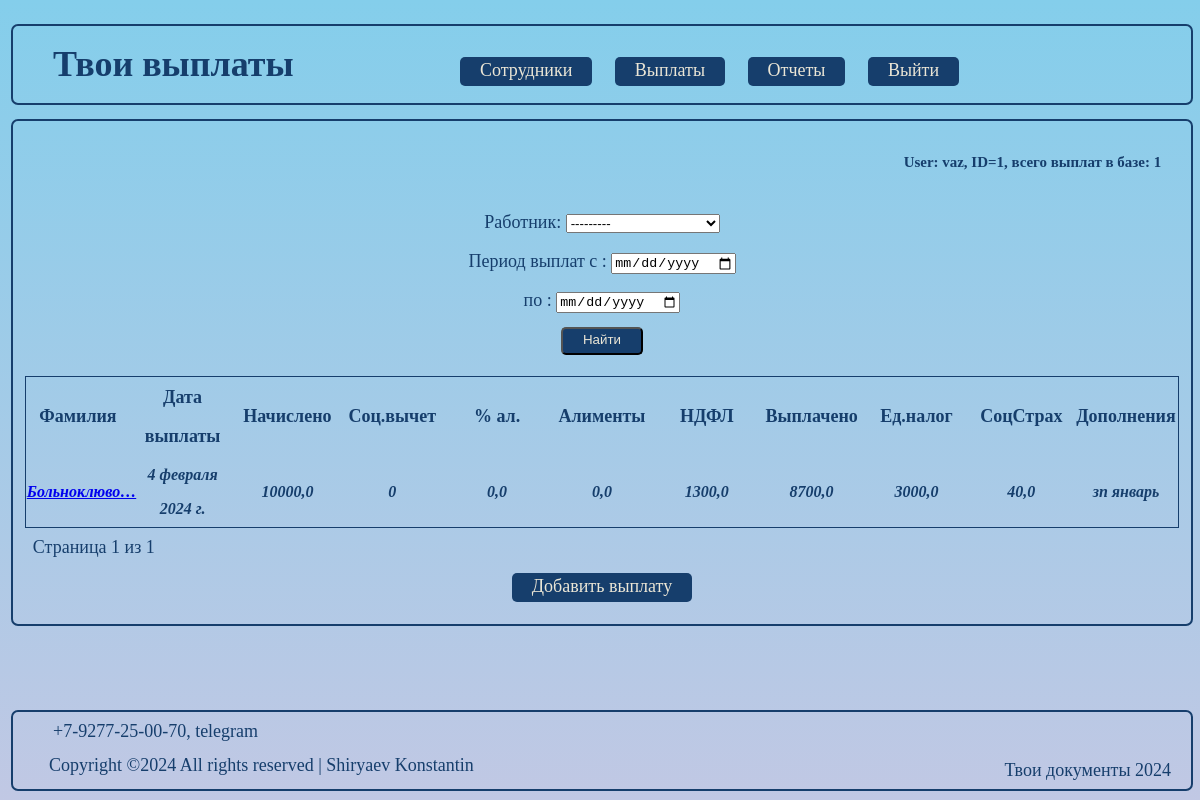
The app's page /charge (signed in) with its own data.
### taxes/models.py (models this page shows, shortened)
class Accruals_and_taxes(models.Model):
    worker = models.ForeignKey(Staff, on_delete=models.CASCADE, verbose_name='Работник')
    payment_date = models.DateField(verbose_name='Дата выплаты')
    reporting_date = models.DateField(verbose_name='Дата начисления', default=default_datetime, blank= True,null=True)
    accrued = models.FloatField(verbose_name='Начислено')
    alimony = models.FloatField(default=0, verbose_name='Алименты в %')
    description = models.TextField(blank=True, verbose_name='Описание')
    class Meta:
        verbose_name = 'Начисления'
    def social_deductions(self):
        dependents = self.worker.dependents
        if dependents <= 2:
            return dependents * 1400
        elif dependents >= 3:
            return 2800 + (3000 * int(dependents - 2))
        else:
            return dependents == 0
    def income_tax(self):
        accrued = self.accrued
        social_deductions = self.social_deductions()
        return (accrued - social_deductions) * 0.13
    def alimony_tax(self):
        accrued = self.accrued
        alimony = self.alimony
        return accrued * alimony * 0.01
    def salary(self):
        accrued = self.accrued
        alimony_tax = self.alimony_tax()
        income_tax = self.income_tax()
        return accrued - (alimony_tax + income_tax)
    def single_tax(self):
        accrued = self.accrued
        return accrued * 0.3
    def injury_insurance(self):
        accrued = self.accrued
        return accrued * 0.004
    class Meta:
        verbose_name = 'Выплата'
        verbose_name_plural = 'Выплаты'

class Staff(models.Model):
    author = models.ForeignKey(User, on_delete=models.CASCADE, verbose_name='Компания')
    surname = models.CharField(max_length=24, verbose_name='Фамилия')
    name = models.CharField(max_length=24, verbose_name='Имя')
    patronimic = models.CharField(max_length=24, blank=True, verbose_name='Отчество')
    ITN = models.PositiveBigIntegerField(unique=True, validators=[MaxValueValidator(999999999999)], verbose_name='ИНН')
    post = models.CharField(max_length=24, verbose_name='Должность')
    dependents = models.IntegerField(default=0, verbose_name='Иждивенцы')
    employment_date = models.DateField(null=True, verbose_name='Дата приёма')
    description = models.TextField(max_length=150, blank=True, verbose_name='Описание')
    class Meta:
        ordering = ['surname']
        indexes = [
            models.Index(fields=['surname']),
            ]
        verbose_name = 'Сотрудники'
        verbose_name_plural = 'Персонал'
    def __str__(self):
        return f'{self.surname} {self.name}'

### taxes/views.py (the view)
# urls.py: path('charge', Pay_and_ChargesList.as_view(queryset=Accruals_and_taxes.objects.all().order_by('payment_date', 'worker')), name='charge'),
class Pay_and_ChargesList(LoginRequiredMixin, ListView):
    model = Accruals_and_taxes
    template_name = 'pay_charges/pay_and_charges.html'
    context_object_name = 'accruals_and_taxes'
    filter_class = ChargesFilter
    paginate_by = 3
    def get_context_data(self, **kwargs):
        context = super().get_context_data(**kwargs)
        context['filter'] = ChargesFilter(self.request.GET, queryset=self.get_queryset())
        return context
    def get_queryset(self):
        self.filter = self.filter_class(self.request.GET, super().get_queryset())
        return self.filter.qs.all()

### taxes/templates/pay_charges/pay_and_charges.html
{% extends 'flatpages/default.html' %}
{% block content %}
<h5 class="title_1">User: {{ request.user.username }}, ID={{ request.user.id }}, всего выплат в базe: {{ paginator.count }}</h5>
   {% if accruals_and_taxes %}
<div class="search_1">
<form class="search-doc" method="GET">
 {{ filter.form }}
<div class="d-grid gap-3 col-3 btn-wrapper">
    <input type="submit" class="btn" value="Найти">
</div>
</form>
</div>
    <table class="table_blur">
        <thead>
           <tr>
               <th scope="col">Фамилия</th>
               <th scope="col">Дата выплаты</th>
               <th scope="col">Начислено</th>
               <th scope="col">Соц.вычет</th>
               <th scope="col">% ал.</th>
               <th scope="col">Алименты</th>
               <th scope="col">НДФЛ</th>
               <th scope="col">Выплачено</th>
               <th scope="col">Ед.налог</th>
               <th scope="col">СоцСтрах</th>
               <th scope="col">Дополнения</th>
            </tr>
        </thead>
        <tbody class="stab">
            {% for accruals_and_taxes in accruals_and_taxes %}
           <tr>
               <th scope="row">
                  <a href="{% url 'charges' accruals_and_taxes.id %}" class="link-dark">{{ accruals_and_taxes.worker|truncatechars:12 }}</a>
               </th>
               <th scope="row">{{ accruals_and_taxes.payment_date }}</th>
               <th scope="row">{{ accruals_and_taxes.accrued }}</th>
               <th scope="row">{{ accruals_and_taxes.social_deductions }}</th>
               <th scope="row">{{ accruals_and_taxes.alimony }}</th>
               <th scope="row">{{ accruals_and_taxes.alimony_tax }}</th>
               <th scope="row">{{ accruals_and_taxes.income_tax }}</th>
               <th scope="row">{{ accruals_and_taxes.salary }}</th>
               <th scope="row">{{ accruals_and_taxes.single_tax }}</th>
               <th scope="row">{{ accruals_and_taxes.injury_insurance }}</th>
               <th scope="row">{{ accruals_and_taxes.description|truncatechars:12 }}</th>
            </tr>
           {% endfor %}
        </tbody>
    </table>
   {% else %}
       <h2 class="doc-none">Выплат нет!</h2>
   {% endif %}
   {% include "pagination.html" with page=page_obj %}
   <div class="btn-wrapper">
       <a class="btn" href="/char_create">Добавить выплату</a>
   </div >
{% endblock content %}

### account/static/css/styles.css (style rules this page uses)
:root { --document_black: #163E6C; --document_red: #D20A11; --document_beige: #d6d8eb; }
html { font-family: "PT-Astra-Sans_Regular"; font-size: 18px; color: var(--document_black); line-height: 2.15; -webkit-text-size-adjust: 100%; -ms-text-size-adjust: 100%; -moz-text-size-adjust: 100%; -ms-overflow-style: scrollbar; -webkit-tap-highlight-color: rgba(0, 0, 0, 0); }
body { background: linear-gradient(#84CEEB, #C1C8E4); width: 99%; min-width:960px; max-height: 100em; }
*, *:before, *:after { box-sizing: border-box; }
tbody.stab { font-size: medium; font-style: italic; }
h5 { text-align: center; }
.btn { text-decoration: none; color: #EBE6D6; background-color: #163E6C; border-radius: 5px; padding: 3px 20px 6px 20px; }
div.btn-wrapper { text-align: center; padding-bottom: 1em; }
h5.title_1 { text-align: right; margin-right: 2em; }
.search-doc { text-align: center; }
.table_blur { table-layout: fixed; margin-left: auto; margin-right: auto; width: 98%; border-collapse: collapse; border: 1px solid #163E6C; }
a.link-dark:link { font-style: italic; }
body { background-color: #EBE6D6; }

### records on screen
Accruals_and_taxes: worker "Больноклюво…", payment_date "4 февраля 2024 г.", accrued "10000,0", social_deductions "0", alimony "0,0", alimony_tax "0,0", income_tax "1300,0", salary "8700,0", single_tax "3000,0", injury_insurance "40,0", description "зп январь"

### other values on screen
{{ request.user.username }} "vaz"
{{ request.user.id }} "1"
{{ paginator.count }} "1"
{{ page.number }} "1"
{{ page.paginator.num_pages }} "1"
